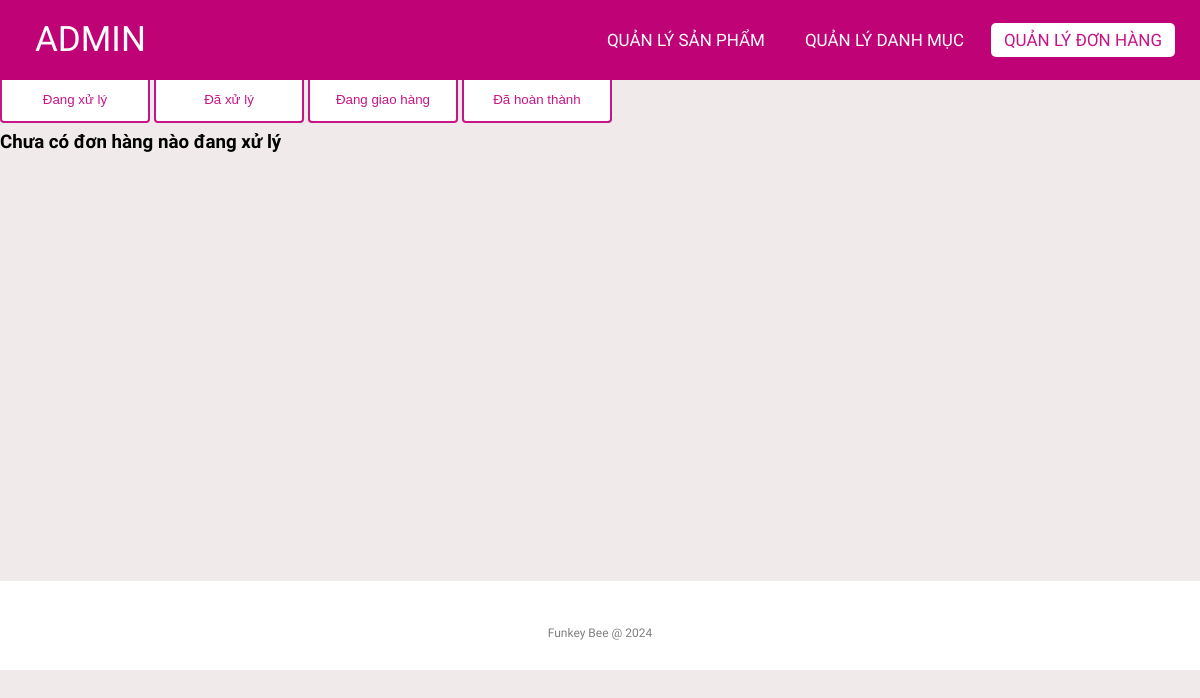
Page /admin/orderlist.php (signed in) on the earlier database version.
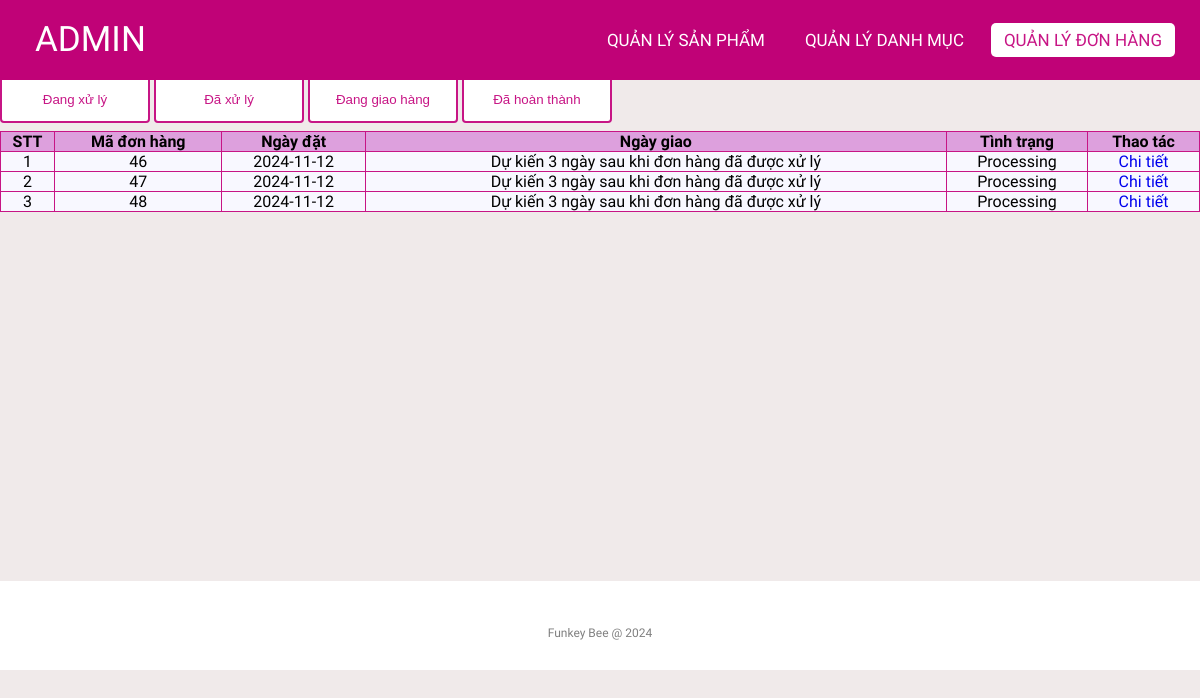
Same page on the later database version.
### tables this page shows
CREATE TABLE `orders` (
  `id` int NOT NULL,
  `userId` int NOT NULL,
  `createdDate` date NOT NULL,
  `receivedDate` date DEFAULT NULL,
  `status` varchar(20) NOT NULL
);

### lib/database.php (called while the page is built, shortened)
<?php
class Database extends PDO
{
  public $host   = DB_HOST;
  public $user   = DB_USER;
  public $pass   = DB_PASS;
  public $dbname = DB_NAME;
  public $link;
  private function connectDB()
  {
    $this->link = new mysqli(
      $this->host,
      $this->user,
      $this->pass,
      $this->dbname
    );
  }
  public function select($query)
  {
    $result = $this->link->query($query);
    if ($result->num_rows > 0) {
      return $result;
    } else {
      return false;
    }
  }
}

### classes/order.php (called while the page is built, shortened)
<?php
$filepath = realpath(dirname(__FILE__));
include_once($filepath . '/../lib/database.php');
?>
<?php
class order
{
    private $db;
    public function __construct()
    {
        $this->db = new Database();
    }
    public function getProcessingOrder()
    {
        $query = "SELECT * FROM orders WHERE status = 'Processing'";
        $mysqli_result = $this->db->select($query);
        if ($mysqli_result) {
            $result = mysqli_fetch_all($this->db->select($query), MYSQLI_ASSOC);
            return $result;
        }
        return false;
    }
}
?>

### admin/orderlist.php (the view, shortened to what this page needs)
<?php
include '../classes/order.php';
$order = new order();
$processingOrderList = $order->getProcessingOrder();
?>
<!DOCTYPE html>
<html lang="en">
<head>
    <link rel="stylesheet" href="css/style.css">
    <link rel="stylesheet" href="https://cdnjs.cloudflare.com/ajax/libs/font-awesome/5.15.4/css/all.min.css">
</head>
<body>
    <nav>
        <label class="logo">ADMIN</label>
        <ul>
            <li><a href="productlist.php">Quản lý Sản phẩm</a></li>
            <li><a href="categoriesList.php">Quản lý Danh mục</a></li>
            <li><a href="orderlist.php" class="active">Quản lý Đơn hàng</a></li>
        </ul>
    </nav>
    <div class="title">
        <h1>Danh sách đơn đặt hàng</h1>
    </div>
    <div class="container">
        <div class="tab">
            <button class="tablinks" onclick="openTab(event, 'Processing')">Đang xử lý</button>
            <button class="tablinks" onclick="openTab(event, 'Processed')">Đã xử lý</button>
            <button class="tablinks" onclick="openTab(event, 'Delivering')">Đang giao hàng</button>
            <button class="tablinks" onclick="openTab(event, 'Complete')">Đã hoàn thành</button>
        </div>
        <div id="Processing" class="tabcontent">
            <?php
            if ($processingOrderList) { ?>
                <table class="list">
                    <tr>
                        <th>STT</th>
                        <th>Mã đơn hàng</th>
                        <th>Ngày đặt</th>
                        <th>Ngày giao</th>
                        <th>Tình trạng</th>
                        <th>Thao tác</th>
                    </tr>
                    <?php $count = 1;
                    foreach ($processingOrderList as $key => $value) { ?>
                        <tr>
                            <td><?= $count++ ?></td>
                            <td><?= $value['id'] ?></td>
                            <td><?= $value['createdDate'] ?></td>
                            <td><?= ($value['status'] != "Processing") ? $value['receivedDate'] : "Dự kiến 3 ngày sau khi đơn hàng đã được xử lý" ?> </td>
                            <td><?= $value['status'] ?></td>
                            <td>
                                <a href="orderlistdetail.php?orderId=<?= $value['id'] ?>">Chi tiết</a>
                            </td>
                        </tr>
                    <?php }
                    ?>
                </table>
            <?php } else { ?>
                <h3>Chưa có đơn hàng nào đang xử lý</h3>
            <?php }
            ?>
        </div>
    </div>
    <footer>
        <p class="copyright">Funkey Bee @ 2024</p>
    </footer>
</body>
</html>

Differences in the rows shown:
added orders: id "46", createdDate "2024-11-12", shows "Dự kiến 3 ngày sau khi đơn hàng đã được xử lý", status "Processing"
added orders: id "47", createdDate "2024-11-12", shows "Dự kiến 3 ngày sau khi đơn hàng đã được xử lý", status "Processing"
added orders: id "48", createdDate "2024-11-12", shows "Dự kiến 3 ngày sau khi đơn hàng đã được xử lý", status "Processing"
Other differences:
text no longer shown: "Chưa có đơn hàng nào đang xử lý"
text now shown: "STT Mã đơn hàng Ngày đặt Ngày giao Tình trạng Thao tác"
